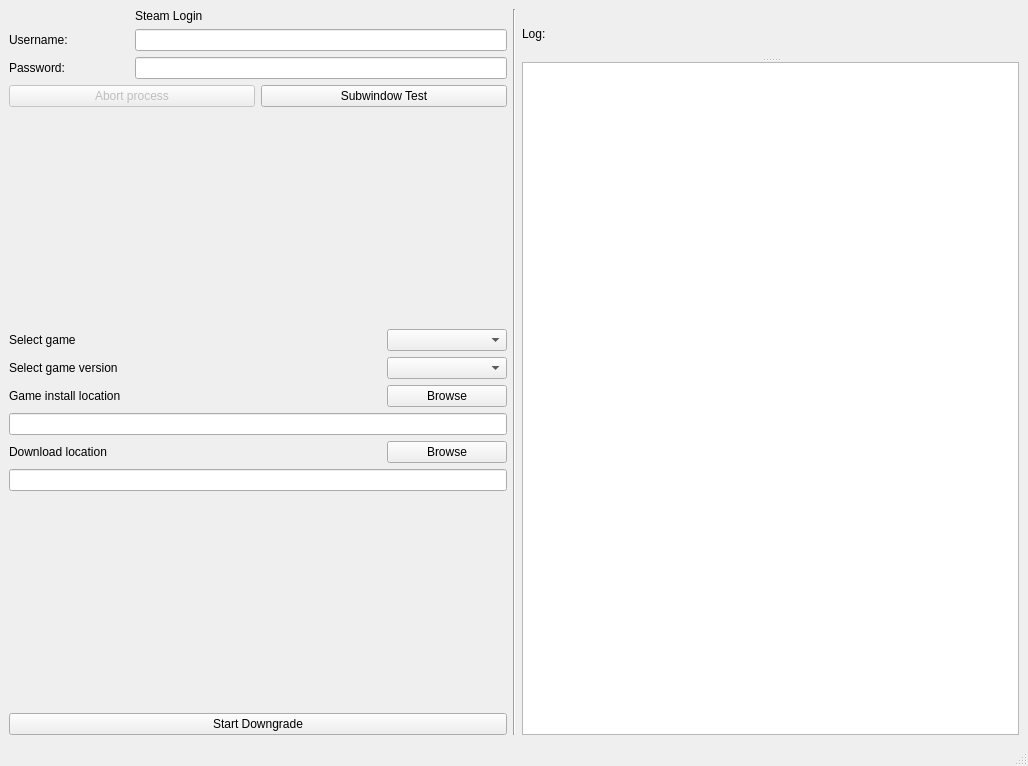
<?xml version="1.0" encoding="UTF-8"?>
<ui version="4.0">
 <class>SKMainWindow</class>
 <widget class="QMainWindow" name="SKMainWindow">
  <property name="geometry">
   <rect>
    <x>0</x>
    <y>0</y>
    <width>1028</width>
    <height>766</height>
   </rect>
  </property>
  <property name="windowTitle">
   <string>SKMainWindow</string>
  </property>
  <widget class="QWidget" name="centralwidget">
   <layout class="QGridLayout" name="gridLayout_3">
    <item row="0" column="0">
     <layout class="QGridLayout" name="gridLayout_2">
      <item row="0" column="1">
       <widget class="Line" name="line">
        <property name="orientation">
         <enum>Qt::Orientation::Vertical</enum>
        </property>
       </widget>
      </item>
      <item row="0" column="2">
       <widget class="QSplitter" name="splitter">
        <property name="orientation">
         <enum>Qt::Orientation::Vertical</enum>
        </property>
        <widget class="QLabel" name="label">
         <property name="text">
          <string>Log:</string>
         </property>
        </widget>
        <widget class="QTextEdit" name="textEdit">
         <property name="readOnly">
          <bool>true</bool>
         </property>
        </widget>
       </widget>
      </item>
      <item row="0" column="0">
       <layout class="QGridLayout" name="gridLayout">
        <item row="8" column="0" colspan="4">
         <widget class="QLineEdit" name="lineEditGamePath"/>
        </item>
        <item row="5" column="0" colspan="2">
         <widget class="QLabel" name="label_7">
          <property name="text">
           <string>Select game</string>
          </property>
         </widget>
        </item>
        <item row="11" column="0" colspan="4">
         <spacer name="verticalSpacer">
          <property name="orientation">
           <enum>Qt::Orientation::Vertical</enum>
          </property>
          <property name="sizeHint" stdset="0">
           <size>
            <width>248</width>
            <height>40</height>
           </size>
          </property>
         </spacer>
        </item>
        <item row="10" column="0" colspan="4">
         <widget class="QLineEdit" name="lineEditDownloadPath"/>
        </item>
        <item row="3" column="2" colspan="2">
         <widget class="QPushButton" name="pushButtonSubwin">
          <property name="enabled">
           <bool>true</bool>
          </property>
          <property name="text">
           <string>Subwindow Test</string>
          </property>
         </widget>
        </item>
        <item row="7" column="3">
         <widget class="QPushButton" name="pushButtonBrowse">
          <property name="text">
           <string>Browse</string>
          </property>
         </widget>
        </item>
        <item row="9" column="3">
         <widget class="QPushButton" name="pushButtonBrowse2">
          <property name="text">
           <string>Browse</string>
          </property>
         </widget>
        </item>
        <item row="1" column="1" colspan="3">
         <widget class="QLineEdit" name="lineEditUser"/>
        </item>
        <item row="3" column="0" colspan="2">
         <widget class="QPushButton" name="pushButtonAbort">
          <property name="enabled">
           <bool>false</bool>
          </property>
          <property name="toolTip">
           <string>&lt;html&gt;&lt;head/&gt;&lt;body&gt;&lt;p&gt;Abort download process.&lt;/p&gt;&lt;/body&gt;&lt;/html&gt;</string>
          </property>
          <property name="text">
           <string>Abort process</string>
          </property>
         </widget>
        </item>
        <item row="5" column="3">
         <widget class="QComboBox" name="comboBoxGame"/>
        </item>
        <item row="9" column="0" colspan="2">
         <widget class="QLabel" name="label_8">
          <property name="text">
           <string>Download location</string>
          </property>
         </widget>
        </item>
        <item row="12" column="0" colspan="4">
         <widget class="QPushButton" name="pushButtonDownload">
          <property name="enabled">
           <bool>true</bool>
          </property>
          <property name="toolTip">
           <string>&lt;html&gt;&lt;head/&gt;&lt;body&gt;&lt;p&gt;Downgrade to selected game version from Steam.&lt;/p&gt;&lt;/body&gt;&lt;/html&gt;</string>
          </property>
          <property name="text">
           <string>Start Downgrade</string>
          </property>
         </widget>
        </item>
        <item row="7" column="0" colspan="3">
         <widget class="QLabel" name="label_5">
          <property name="text">
           <string>Game install location</string>
          </property>
         </widget>
        </item>
        <item row="2" column="0">
         <widget class="QLabel" name="label_4">
          <property name="text">
           <string>Password:</string>
          </property>
         </widget>
        </item>
        <item row="6" column="0" colspan="2">
         <widget class="QLabel" name="label_6">
          <property name="text">
           <string>Select game version</string>
          </property>
         </widget>
        </item>
        <item row="6" column="3">
         <widget class="QComboBox" name="comboBoxVersion"/>
        </item>
        <item row="4" column="0" colspan="4">
         <spacer name="verticalSpacer_2">
          <property name="orientation">
           <enum>Qt::Orientation::Vertical</enum>
          </property>
          <property name="sizeHint" stdset="0">
           <size>
            <width>248</width>
            <height>40</height>
           </size>
          </property>
         </spacer>
        </item>
        <item row="0" column="1" colspan="3">
         <widget class="QLabel" name="label_2">
          <property name="text">
           <string>Steam Login</string>
          </property>
         </widget>
        </item>
        <item row="1" column="0">
         <widget class="QLabel" name="label_3">
          <property name="text">
           <string>Username:</string>
          </property>
         </widget>
        </item>
        <item row="2" column="1" colspan="3">
         <widget class="QLineEdit" name="lineEditPW"/>
        </item>
       </layout>
      </item>
     </layout>
    </item>
   </layout>
  </widget>
  <widget class="QMenuBar" name="menubar">
   <property name="geometry">
    <rect>
     <x>0</x>
     <y>0</y>
     <width>1028</width>
     <height>24</height>
    </rect>
   </property>
  </widget>
  <widget class="QStatusBar" name="statusbar"/>
 </widget>
 <tabstops>
  <tabstop>lineEditUser</tabstop>
  <tabstop>lineEditPW</tabstop>
  <tabstop>pushButtonAbort</tabstop>
  <tabstop>lineEditGamePath</tabstop>
  <tabstop>lineEditDownloadPath</tabstop>
  <tabstop>comboBoxGame</tabstop>
  <tabstop>comboBoxVersion</tabstop>
  <tabstop>pushButtonBrowse</tabstop>
  <tabstop>pushButtonBrowse2</tabstop>
  <tabstop>pushButtonDownload</tabstop>
  <tabstop>textEdit</tabstop>
  <tabstop>pushButtonSubwin</tabstop>
 </tabstops>
 <resources/>
 <connections/>
</ui>
